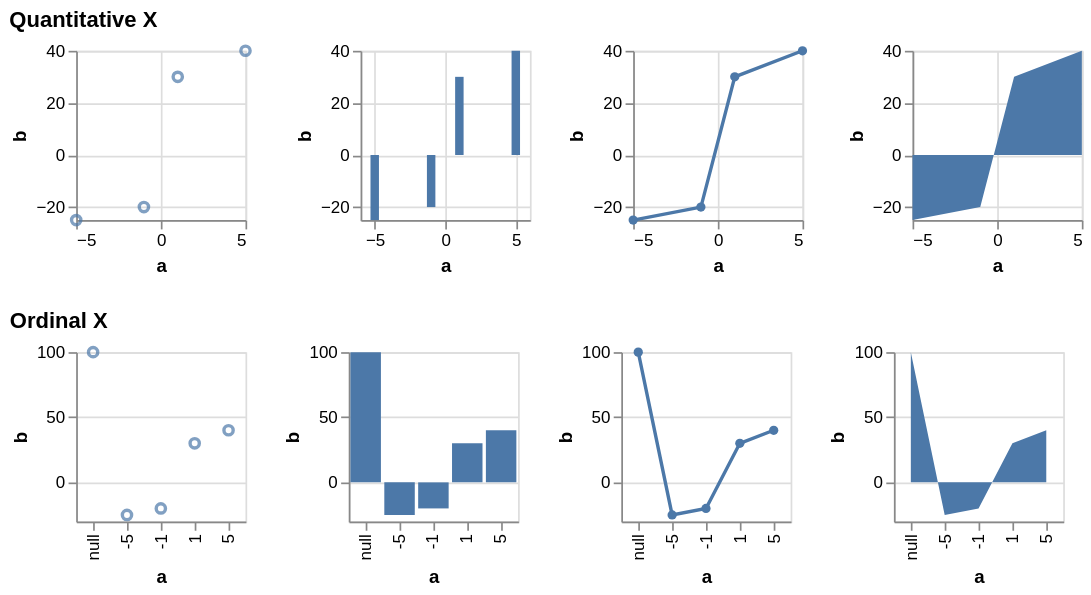

The specification (Vega-Lite) saved for this image:
### Vega specification from a JSON file in a GitHub repository (floating-point values rounded to 4 significant figures)
{"$schema": "https://vega.github.io/schema/vega/v5.json", "description": "Testing invalid", "background": "white", "padding": 5, "data": [{"name": "source_0", "values": [{"a": null, "b": 100}, {"a": -10, "b": null}, {"a": -5, "b": -25}, {"a": -1, "b": -20}, {"a": 0, "b": null}, {"a": 1, "b": 30}, {"a": 5, "b": 40}, {"a": 10, "b": null}]}, {"name": "data_0", "source": "source_0", "transform": [{"type": "formula", "expr": "toNumber(datum[\"a\"])", "as": "a"}]}, {"name": "data_1", "source": "data_0", "transform": [{"type": "filter", "expr": "isValid(datum[\"a\"]) && isFinite(+datum[\"a\"]) && isValid(datum[\"b\"]) && isFinite(+datum[\"b\"])"}]}, {"name": "data_2", "source": "data_0", "transform": [{"type": "stack", "groupby": ["a"], "field": "b", "sort": {"field": [], "order": []}, "as": ["b_start", "b_end"], "offset": "zero"}, {"type": "filter", "expr": "isValid(datum[\"a\"]) && isFinite(+datum[\"a\"]) && isValid(datum[\"b\"]) && isFinite(+datum[\"b\"])"}]}, {"name": "data_3", "source": "data_0", "transform": [{"type": "impute", "field": "b", "groupby": [], "key": "a", "method": "value", "value": 0}, {"type": "stack", "groupby": ["a"], "field": "b", "sort": {"field": [], "order": []}, "as": ["b_start", "b_end"], "offset": "zero"}, {"type": "filter", "expr": "isValid(datum[\"a\"]) && isFinite(+datum[\"a\"]) && isValid(datum[\"b\"]) && isFinite(+datum[\"b\"])"}]}, {"name": "data_4", "source": "data_0", "transform": [{"type": "filter", "expr": "isValid(datum[\"b\"]) && isFinite(+datum[\"b\"])"}]}, {"name": "data_5", "source": "data_0", "transform": [{"type": "stack", "groupby": ["a"], "field": "b", "sort": {"field": [], "order": []}, "as": ["b_start", "b_end"], "offset": "zero"}, {"type": "filter", "expr": "isValid(datum[\"b\"]) && isFinite(+datum[\"b\"])"}]}, {"name": "data_6", "source": "data_0", "transform": [{"type": "impute", "field": "b", "groupby": [], "key": "a", "method": "value", "value": 0}, {"type": "stack", "groupby": ["a"], "field": "b", "sort": {"field": [], "order": []}, "as": ["b_start", "b_end"], "offset": "zero"}, {"type": "filter", "expr": "isValid(datum[\"b\"]) && isFinite(+datum[\"b\"])"}]}], "signals": [{"name": "childHeight", "value": 100}, {"name": "concat_0_childWidth", "value": 100}, {"name": "concat_1_childWidth", "value": 100}], "layout": {"padding": 20, "columns": 1, "bounds": "full", "align": "each"}, "marks": [{"type": "group", "name": "concat_0_group", "title": {"text": "Quantitative X", "anchor": "start"}, "layout": {"padding": 20, "bounds": "full", "align": "each"}, "marks": [{"type": "group", "name": "concat_0_concat_0_group", "style": "cell", "encode": {"update": {"width": {"signal": "concat_0_childWidth"}, "height": {"signal": "childHeight"}}}, "marks": [{"name": "concat_0_concat_0_marks", "type": "symbol", "style": ["point"], "from": {"data": "data_1"}, "encode": {"update": {"opacity": {"value": 0.7}, "fill": {"value": "transparent"}, "stroke": {"value": "#4c78a8"}, "tooltip": {"signal": "{\"a\": !isValid(datum[\"a\"]) || !isFinite(+datum[\"a\"]) ? \"\" + datum[\"a\"] : format(datum[\"a\"], \"\"), \"b\": !isValid(datum[\"b\"]) || !isFinite(+datum[\"b\"]) ? \"\" + datum[\"b\"] : format(datum[\"b\"], \"\")}"}, "ariaRoleDescription": {"value": "point"}, "description": {"signal": "\"a: \" + (!isValid(datum[\"a\"]) || !isFinite(+datum[\"a\"]) ? \"\" + datum[\"a\"] : format(datum[\"a\"], \"\")) + \"; b: \" + (!isValid(datum[\"b\"]) || !isFinite(+datum[\"b\"]) ? \"\" + datum[\"b\"] : format(datum[\"b\"], \"\"))"}, "x": {"scale": "concat_0_concat_0_x", "field": "a"}, "y": {"scale": "concat_0_concat_0_y", "field": "b"}}}}], "axes": [{"scale": "concat_0_concat_0_x", "orient": "bottom", "gridScale": "concat_0_concat_0_y", "grid": true, "tickCount": {"signal": "ceil(concat_0_childWidth/40)"}, "domain": false, "labels": false, "aria": false, "maxExtent": 0, "minExtent": 0, "ticks": false, "zindex": 0}, {"scale": "concat_0_concat_0_y", "orient": "left", "gridScale": "concat_0_concat_0_x", "grid": true, "tickCount": {"signal": "ceil(childHeight/40)"}, "domain": false, "labels": false, "aria": false, "maxExtent": 0, "minExtent": 0, "ticks": false, "zindex": 0}, {"scale": "concat_0_concat_0_x", "orient": "bottom", "grid": false, "title": "a", "labelFlush": true, "labelOverlap": true, "tickCount": {"signal": "ceil(concat_0_childWidth/40)"}, "zindex": 0}, {"scale": "concat_0_concat_0_y", "orient": "left", "grid": false, "title": "b", "labelOverlap": true, "tickCount": {"signal": "ceil(childHeight/40)"}, "zindex": 0}]}, {"type": "group", "name": "concat_0_concat_1_group", "style": "cell", "encode": {"update": {"width": {"signal": "concat_0_childWidth"}, "height": {"signal": "childHeight"}}}, "marks": [{"name": "concat_0_concat_1_marks", "type": "rect", "style": ["bar"], "from": {"data": "data_2"}, "encode": {"update": {"fill": {"value": "#4c78a8"}, "tooltip": {"signal": "{\"a\": !isValid(datum[\"a\"]) || !isFinite(+datum[\"a\"]) ? \"\" + datum[\"a\"] : format(datum[\"a\"], \"\"), \"b\": !isValid(datum[\"b\"]) || !isFinite(+datum[\"b\"]) ? \"\" + datum[\"b\"] : format(datum[\"b\"], \"\")}"}, "ariaRoleDescription": {"value": "bar"}, "description": {"signal": "\"a: \" + (!isValid(datum[\"a\"]) || !isFinite(+datum[\"a\"]) ? \"\" + datum[\"a\"] : format(datum[\"a\"], \"\")) + \"; b: \" + (!isValid(datum[\"b\"]) || !isFinite(+datum[\"b\"]) ? \"\" + datum[\"b\"] : format(datum[\"b\"], \"\"))"}, "xc": {"scale": "concat_0_concat_1_x", "field": "a"}, "width": {"value": 5}, "y": {"scale": "concat_0_concat_1_y", "field": "b_end"}, "y2": {"scale": "concat_0_concat_1_y", "field": "b_start"}}}}], "axes": [{"scale": "concat_0_concat_1_x", "orient": "bottom", "gridScale": "concat_0_concat_1_y", "grid": true, "tickCount": {"signal": "ceil(concat_0_childWidth/40)"}, "domain": false, "labels": false, "aria": false, "maxExtent": 0, "minExtent": 0, "ticks": false, "zindex": 0}, {"scale": "concat_0_concat_1_y", "orient": "left", "gridScale": "concat_0_concat_1_x", "grid": true, "tickCount": {"signal": "ceil(childHeight/40)"}, "domain": false, "labels": false, "aria": false, "maxExtent": 0, "minExtent": 0, "ticks": false, "zindex": 0}, {"scale": "concat_0_concat_1_x", "orient": "bottom", "grid": false, "title": "a", "labelFlush": true, "labelOverlap": true, "tickCount": {"signal": "ceil(concat_0_childWidth/40)"}, "zindex": 0}, {"scale": "concat_0_concat_1_y", "orient": "left", "grid": false, "title": "b", "labelOverlap": true, "tickCount": {"signal": "ceil(childHeight/40)"}, "zindex": 0}]}, {"type": "group", "name": "concat_0_concat_2_group", "style": "cell", "encode": {"update": {"width": {"signal": "concat_0_childWidth"}, "height": {"signal": "childHeight"}}}, "marks": [{"name": "concat_0_concat_2_layer_0_marks", "type": "line", "style": ["line"], "sort": {"field": "x"}, "from": {"data": "data_1"}, "encode": {"update": {"stroke": {"value": "#4c78a8"}, "tooltip": {"signal": "{\"a\": !isValid(datum[\"a\"]) || !isFinite(+datum[\"a\"]) ? \"\" + datum[\"a\"] : format(datum[\"a\"], \"\"), \"b\": !isValid(datum[\"b\"]) || !isFinite(+datum[\"b\"]) ? \"\" + datum[\"b\"] : format(datum[\"b\"], \"\")}"}, "description": {"signal": "\"a: \" + (!isValid(datum[\"a\"]) || !isFinite(+datum[\"a\"]) ? \"\" + datum[\"a\"] : format(datum[\"a\"], \"\")) + \"; b: \" + (!isValid(datum[\"b\"]) || !isFinite(+datum[\"b\"]) ? \"\" + datum[\"b\"] : format(datum[\"b\"], \"\"))"}, "x": {"scale": "concat_0_concat_2_x", "field": "a"}, "y": {"scale": "concat_0_concat_2_y", "field": "b"}}}}, {"name": "concat_0_concat_2_layer_1_marks", "type": "symbol", "style": ["point"], "from": {"data": "data_1"}, "encode": {"update": {"opacity": {"value": 1}, "fill": {"value": "#4c78a8"}, "tooltip": {"signal": "{\"a\": !isValid(datum[\"a\"]) || !isFinite(+datum[\"a\"]) ? \"\" + datum[\"a\"] : format(datum[\"a\"], \"\"), \"b\": !isValid(datum[\"b\"]) || !isFinite(+datum[\"b\"]) ? \"\" + datum[\"b\"] : format(datum[\"b\"], \"\")}"}, "ariaRoleDescription": {"value": "point"}, "description": {"signal": "\"a: \" + (!isValid(datum[\"a\"]) || !isFinite(+datum[\"a\"]) ? \"\" + datum[\"a\"] : format(datum[\"a\"], \"\")) + \"; b: \" + (!isValid(datum[\"b\"]) || !isFinite(+datum[\"b\"]) ? \"\" + datum[\"b\"] : format(datum[\"b\"], \"\"))"}, "x": {"scale": "concat_0_concat_2_x", "field": "a"}, "y": {"scale": "concat_0_concat_2_y", "field": "b"}}}}], "axes": [{"scale": "concat_0_concat_2_x", "orient": "bottom", "gridScale": "concat_0_concat_2_y", "grid": true, "tickCount": {"signal": "ceil(concat_0_childWidth/40)"}, "domain": false, "labels": false, "aria": false, "maxExtent": 0, "minExtent": 0, "ticks": false, "zindex": 0}, {"scale": "concat_0_concat_2_y", "orient": "left", "gridScale": "concat_0_concat_2_x", "grid": true, "tickCount": {"signal": "ceil(childHeight/40)"}, "domain": false, "labels": false, "aria": false, "maxExtent": 0, "minExtent": 0, "ticks": false, "zindex": 0}, {"scale": "concat_0_concat_2_x", "orient": "bottom", "grid": false, "title": "a", "labelFlush": true, "labelOverlap": true, "tickCount": {"signal": "ceil(concat_0_childWidth/40)"}, "zindex": 0}, {"scale": "concat_0_concat_2_y", "orient": "left", "grid": false, "title": "b", "labelOverlap": true, "tickCount": {"signal": "ceil(childHeight/40)"}, "zindex": 0}]}, {"type": "group", "name": "concat_0_concat_3_group", "style": "cell", "encode": {"update": {"width": {"signal": "concat_0_childWidth"}, "height": {"signal": "childHeight"}}}, "marks": [{"name": "concat_0_concat_3_marks", "type": "area", "style": ["area"], "sort": {"field": "x"}, "from": {"data": "data_3"}, "encode": {"update": {"orient": {"value": "vertical"}, "fill": {"value": "#4c78a8"}, "tooltip": {"signal": "{\"a\": !isValid(datum[\"a\"]) || !isFinite(+datum[\"a\"]) ? \"\" + datum[\"a\"] : format(datum[\"a\"], \"\"), \"b\": !isValid(datum[\"b\"]) || !isFinite(+datum[\"b\"]) ? \"\" + datum[\"b\"] : format(datum[\"b\"], \"\")}"}, "description": {"signal": "\"a: \" + (!isValid(datum[\"a\"]) || !isFinite(+datum[\"a\"]) ? \"\" + datum[\"a\"] : format(datum[\"a\"], \"\")) + \"; b: \" + (!isValid(datum[\"b\"]) || !isFinite(+datum[\"b\"]) ? \"\" + datum[\"b\"] : format(datum[\"b\"], \"\"))"}, "x": {"scale": "concat_0_concat_3_x", "field": "a"}, "y": {"scale": "concat_0_concat_3_y", "field": "b_end"}, "y2": {"scale": "concat_0_concat_3_y", "field": "b_start"}}}}], "axes": [{"scale": "concat_0_concat_3_x", "orient": "bottom", "gridScale": "concat_0_concat_3_y", "grid": true, "tickCount": {"signal": "ceil(concat_0_childWidth/40)"}, "domain": false, "labels": false, "aria": false, "maxExtent": 0, "minExtent": 0, "ticks": false, "zindex": 0}, {"scale": "concat_0_concat_3_y", "orient": "left", "gridScale": "concat_0_concat_3_x", "grid": true, "tickCount": {"signal": "ceil(childHeight/40)"}, "domain": false, "labels": false, "aria": false, "maxExtent": 0, "minExtent": 0, "ticks": false, "zindex": 0}, {"scale": "concat_0_concat_3_x", "orient": "bottom", "grid": false, "title": "a", "labelFlush": true, "labelOverlap": true, "tickCount": {"signal": "ceil(concat_0_childWidth/40)"}, "zindex": 0}, {"scale": "concat_0_concat_3_y", "orient": "left", "grid": false, "title": "b", "labelOverlap": true, "tickCount": {"signal": "ceil(childHeight/40)"}, "zindex": 0}]}]}, {"type": "group", "name": "concat_1_group", "title": {"text": "Ordinal X", "anchor": "start"}, "layout": {"padding": 20, "bounds": "full", "align": "each"}, "marks": [{"type": "group", "name": "concat_1_concat_0_group", "style": "cell", "encode": {"update": {"width": {"signal": "concat_1_childWidth"}, "height": {"signal": "childHeight"}}}, "marks": [{"name": "concat_1_concat_0_marks", "type": "symbol", "style": ["point"], "from": {"data": "data_4"}, "encode": {"update": {"opacity": {"value": 0.7}, "fill": {"value": "transparent"}, "stroke": {"value": "#4c78a8"}, "tooltip": {"signal": "{\"a\": \"\" + datum[\"a\"], \"b\": !isValid(datum[\"b\"]) || !isFinite(+datum[\"b\"]) ? \"\" + datum[\"b\"] : format(datum[\"b\"], \"\")}"}, "ariaRoleDescription": {"value": "point"}, "description": {"signal": "\"a: \" + (\"\" + datum[\"a\"]) + \"; b: \" + (!isValid(datum[\"b\"]) || !isFinite(+datum[\"b\"]) ? \"\" + datum[\"b\"] : format(datum[\"b\"], \"\"))"}, "x": {"scale": "concat_1_concat_0_x", "field": "a"}, "y": {"scale": "concat_1_concat_0_y", "field": "b"}}}}], "axes": [{"scale": "concat_1_concat_0_y", "orient": "left", "gridScale": "concat_1_concat_0_x", "grid": true, "tickCount": {"signal": "ceil(childHeight/40)"}, "domain": false, "labels": false, "aria": false, "maxExtent": 0, "minExtent": 0, "ticks": false, "zindex": 0}, {"scale": "concat_1_concat_0_x", "orient": "bottom", "grid": false, "title": "a", "labelAlign": "right", "labelAngle": 270, "labelBaseline": "middle", "zindex": 0}, {"scale": "concat_1_concat_0_y", "orient": "left", "grid": false, "title": "b", "labelOverlap": true, "tickCount": {"signal": "ceil(childHeight/40)"}, "zindex": 0}]}, {"type": "group", "name": "concat_1_concat_1_group", "style": "cell", "encode": {"update": {"width": {"signal": "concat_1_childWidth"}, "height": {"signal": "childHeight"}}}, "marks": [{"name": "concat_1_concat_1_marks", "type": "rect", "style": ["bar"], "from": {"data": "data_5"}, "encode": {"update": {"fill": {"value": "#4c78a8"}, "tooltip": {"signal": "{\"a\": \"\" + datum[\"a\"], \"b\": !isValid(datum[\"b\"]) || !isFinite(+datum[\"b\"]) ? \"\" + datum[\"b\"] : format(datum[\"b\"], \"\")}"}, "ariaRoleDescription": {"value": "bar"}, "description": {"signal": "\"a: \" + (\"\" + datum[\"a\"]) + \"; b: \" + (!isValid(datum[\"b\"]) || !isFinite(+datum[\"b\"]) ? \"\" + datum[\"b\"] : format(datum[\"b\"], \"\"))"}, "x": {"scale": "concat_1_concat_1_x", "field": "a"}, "width": {"signal": "max(0.25, bandwidth('concat_1_concat_1_x'))"}, "y": {"scale": "concat_1_concat_1_y", "field": "b_end"}, "y2": {"scale": "concat_1_concat_1_y", "field": "b_start"}}}}], "axes": [{"scale": "concat_1_concat_1_y", "orient": "left", "gridScale": "concat_1_concat_1_x", "grid": true, "tickCount": {"signal": "ceil(childHeight/40)"}, "domain": false, "labels": false, "aria": false, "maxExtent": 0, "minExtent": 0, "ticks": false, "zindex": 0}, {"scale": "concat_1_concat_1_x", "orient": "bottom", "grid": false, "title": "a", "labelAlign": "right", "labelAngle": 270, "labelBaseline": "middle", "zindex": 0}, {"scale": "concat_1_concat_1_y", "orient": "left", "grid": false, "title": "b", "labelOverlap": true, "tickCount": {"signal": "ceil(childHeight/40)"}, "zindex": 0}]}, {"type": "group", "name": "concat_1_concat_2_group", "style": "cell", "encode": {"update": {"width": {"signal": "concat_1_childWidth"}, "height": {"signal": "childHeight"}}}, "marks": [{"name": "concat_1_concat_2_layer_0_marks", "type": "line", "style": ["line"], "sort": {"field": "x"}, "from": {"data": "data_4"}, "encode": {"update": {"stroke": {"value": "#4c78a8"}, "tooltip": {"signal": "{\"a\": \"\" + datum[\"a\"], \"b\": !isValid(datum[\"b\"]) || !isFinite(+datum[\"b\"]) ? \"\" + datum[\"b\"] : format(datum[\"b\"], \"\")}"}, "description": {"signal": "\"a: \" + (\"\" + datum[\"a\"]) + \"; b: \" + (!isValid(datum[\"b\"]) || !isFinite(+datum[\"b\"]) ? \"\" + datum[\"b\"] : format(datum[\"b\"], \"\"))"}, "x": {"scale": "concat_1_concat_2_x", "field": "a"}, "y": {"scale": "concat_1_concat_2_y", "field": "b"}}}}, {"name": "concat_1_concat_2_layer_1_marks", "type": "symbol", "style": ["point"], "from": {"data": "data_4"}, "encode": {"update": {"opacity": {"value": 1}, "fill": {"value": "#4c78a8"}, "tooltip": {"signal": "{\"a\": \"\" + datum[\"a\"], \"b\": !isValid(datum[\"b\"]) || !isFinite(+datum[\"b\"]) ? \"\" + datum[\"b\"] : format(datum[\"b\"], \"\")}"}, "ariaRoleDescription": {"value": "point"}, "description": {"signal": "\"a: \" + (\"\" + datum[\"a\"]) + \"; b: \" + (!isValid(datum[\"b\"]) || !isFinite(+datum[\"b\"]) ? \"\" + datum[\"b\"] : format(datum[\"b\"], \"\"))"}, "x": {"scale": "concat_1_concat_2_x", "field": "a"}, "y": {"scale": "concat_1_concat_2_y", "field": "b"}}}}], "axes": [{"scale": "concat_1_concat_2_y", "orient": "left", "gridScale": "concat_1_concat_2_x", "grid": true, "tickCount": {"signal": "ceil(childHeight/40)"}, "domain": false, "labels": false, "aria": false, "maxExtent": 0, "minExtent": 0, "ticks": false, "zindex": 0}, {"scale": "concat_1_concat_2_x", "orient": "bottom", "grid": false, "title": "a", "labelAlign": "right", "labelAngle": 270, "labelBaseline": "middle", "zindex": 0}, {"scale": "concat_1_concat_2_y", "orient": "left", "grid": false, "title": "b", "labelOverlap": true, "tickCount": {"signal": "ceil(childHeight/40)"}, "zindex": 0}]}, {"type": "group", "name": "concat_1_concat_3_group", "style": "cell", "encode": {"update": {"width": {"signal": "concat_1_childWidth"}, "height": {"signal": "childHeight"}}}, "marks": [{"name": "concat_1_concat_3_marks", "type": "area", "style": ["area"], "sort": {"field": "x"}, "from": {"data": "data_6"}, "encode": {"update": {"orient": {"value": "vertical"}, "fill": {"value": "#4c78a8"}, "tooltip": {"signal": "{\"a\": \"\" + datum[\"a\"], \"b\": !isValid(datum[\"b\"]) || !isFinite(+datum[\"b\"]) ? \"\" + datum[\"b\"] : format(datum[\"b\"], \"\")}"}, "description": {"signal": "\"a: \" + (\"\" + datum[\"a\"]) + \"; b: \" + (!isValid(datum[\"b\"]) || !isFinite(+datum[\"b\"]) ? \"\" + datum[\"b\"] : format(datum[\"b\"], \"\"))"}, "x": {"scale": "concat_1_concat_3_x", "field": "a"}, "y": {"scale": "concat_1_concat_3_y", "field": "b_end"}, "y2": {"scale": "concat_1_concat_3_y", "field": "b_start"}}}}], "axes": [{"scale": "concat_1_concat_3_y", "orient": "left", "gridScale": "concat_1_concat_3_x", "grid": true, "tickCount": {"signal": "ceil(childHeight/40)"}, "domain": false, "labels": false, "aria": false, "maxExtent": 0, "minExtent": 0, "ticks": false, "zindex": 0}, {"scale": "concat_1_concat_3_x", "orient": "bottom", "grid": false, "title": "a", "labelAlign": "right", "labelAngle": 270, "labelBaseline": "middle", "zindex": 0}, {"scale": "concat_1_concat_3_y", "orient": "left", "grid": false, "title": "b", "labelOverlap": true, "tickCount": {"signal": "ceil(childHeight/40)"}, "zindex": 0}]}]}], "scales": [{"name": "concat_0_concat_0_x", "type": "linear", "domain": {"data": "data_1", "field": "a"}, "range": [0, {"signal": "concat_0_childWidth"}], "nice": true, "zero": true}, {"name": "concat_0_concat_0_y", "type": "linear", "domain": {"data": "data_1", "field": "b"}, "range": [{"signal": "childHeight"}, 0], "nice": true, "zero": true}, {"name": "concat_0_concat_1_x", "type": "linear", "domain": {"data": "data_2", "field": "a"}, "range": [0, {"signal": "concat_0_childWidth"}], "nice": true, "zero": false, "padding": 5}, {"name": "concat_0_concat_1_y", "type": "linear", "domain": {"data": "data_2", "fields": ["b_start", "b_end"]}, "range": [{"signal": "childHeight"}, 0], "nice": true, "zero": true}, {"name": "concat_0_concat_2_x", "type": "linear", "domain": {"data": "data_1", "field": "a"}, "range": [0, {"signal": "concat_0_childWidth"}], "nice": true, "zero": false}, {"name": "concat_0_concat_2_y", "type": "linear", "domain": {"data": "data_1", "field": "b"}, "range": [{"signal": "childHeight"}, 0], "nice": true, "zero": true}, {"name": "concat_0_concat_3_x", "type": "linear", "domain": {"data": "data_3", "field": "a"}, "range": [0, {"signal": "concat_0_childWidth"}], "nice": true, "zero": false}, {"name": "concat_0_concat_3_y", "type": "linear", "domain": {"data": "data_3", "fields": ["b_start", "b_end"]}, "range": [{"signal": "childHeight"}, 0], "nice": true, "zero": true}, {"name": "concat_1_concat_0_x", "type": "point", "domain": {"data": "data_4", "field": "a", "sort": true}, "range": [0, {"signal": "concat_1_childWidth"}], "padding": 0.5}, {"name": "concat_1_concat_0_y", "type": "linear", "domain": {"data": "data_4", "field": "b"}, "range": [{"signal": "childHeight"}, 0], "nice": true, "zero": true}, {"name": "concat_1_concat_1_x", "type": "band", "domain": {"data": "data_5", "field": "a", "sort": true}, "range": [0, {"signal": "concat_1_childWidth"}], "paddingInner": 0.1, "paddingOuter": 0.05}, {"name": "concat_1_concat_1_y", "type": "linear", "domain": {"data": "data_5", "fields": ["b_start", "b_end"]}, "range": [{"signal": "childHeight"}, 0], "nice": true, "zero": true}, {"name": "concat_1_concat_2_x", "type": "point", "domain": {"data": "data_4", "field": "a", "sort": true}, "range": [0, {"signal": "concat_1_childWidth"}], "padding": 0.5}, {"name": "concat_1_concat_2_y", "type": "linear", "domain": {"data": "data_4", "field": "b"}, "range": [{"signal": "childHeight"}, 0], "nice": true, "zero": true}, {"name": "concat_1_concat_3_x", "type": "point", "domain": {"data": "data_6", "field": "a", "sort": true}, "range": [0, {"signal": "concat_1_childWidth"}], "padding": 0.5}, {"name": "concat_1_concat_3_y", "type": "linear", "domain": {"data": "data_6", "fields": ["b_start", "b_end"]}, "range": [{"signal": "childHeight"}, 0], "nice": true, "zero": true}], "config": {"mark": {"tooltip": true}}}
